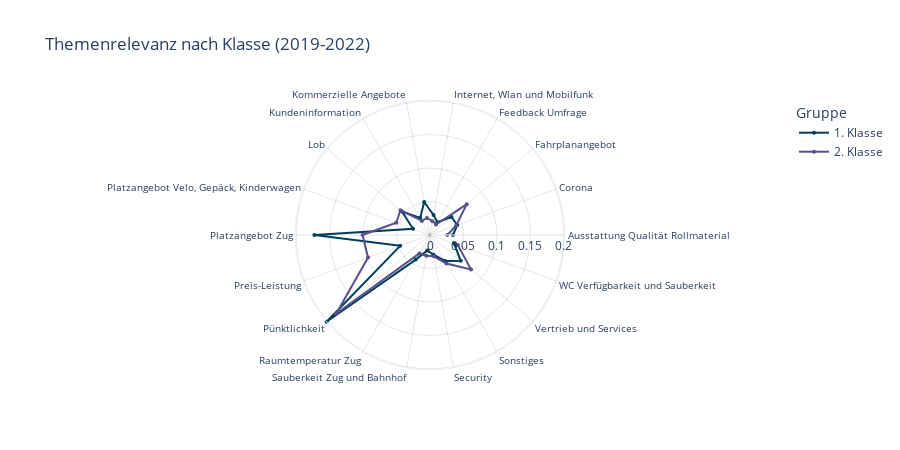

Notebook code cell kept with this figure:
### Code cell
create_grouped_radar(df_u_klassencode, x_col="CustomName", y_col="relative_count", color_col="u_klassencode", color_discrete_sequence=color_discrete_sequence, title="Themenrelevanz nach Klasse (2019-2022)", xaxis_title='', yaxis_title='Häufigkeit', legend_title='Gruppe', template=template)

### Figure 1 — Plotly figure (JSON) as saved in the notebook; plotly's stock layout.template omitted (floating-point values rounded to 4 significant figures)
{"data": [{"fill": "none", "line": {"color": "#003f5c"}, "marker": {"size": 4}, "name": "1. Klasse", "r": [0.03426, 0.04348, 0.04183, 0.02207, 0.03047, 0.05007, 0.02931, 0.05468, 0.02701, 0.1728, 0.04743, 0.2017, 0.04249, 0.02355, 0.02981, 0.0448, 0.05995, 0.03854], "showlegend": true, "theta": ["Ausstattung Qualität Rollmaterial", "Corona", "Fahrplanangebot", "Feedback Umfrage", "Internet, Wlan und Mobilfunk", "Kommerzielle Angebote", "Kundeninformation", "Lob", "Platzangebot Velo, Gepäck, Kinderwagen", "Platzangebot Zug", "Preis-Leistung", "Pünktlichkeit", "Raumtemperatur Zug", "Sauberkeit Zug und Bahnhof", "Security", "Sonstiges", "Vertrieb und Services", "WC Verfügbarkeit und Sauberkeit"], "type": "scatterpolar"}, {"fill": "none", "line": {"color": "#58508d"}, "marker": {"size": 4}, "name": "2. Klasse", "r": [0.02597, 0.04167, 0.07177, 0.01807, 0.02105, 0.02584, 0.02432, 0.05764, 0.05367, 0.1008, 0.09851, 0.1831, 0.03188, 0.03143, 0.03228, 0.04918, 0.08012, 0.04423], "showlegend": true, "theta": ["Ausstattung Qualität Rollmaterial", "Corona", "Fahrplanangebot", "Feedback Umfrage", "Internet, Wlan und Mobilfunk", "Kommerzielle Angebote", "Kundeninformation", "Lob", "Platzangebot Velo, Gepäck, Kinderwagen", "Platzangebot Zug", "Preis-Leistung", "Pünktlichkeit", "Raumtemperatur Zug", "Sauberkeit Zug und Bahnhof", "Security", "Sonstiges", "Vertrieb und Services", "WC Verfügbarkeit und Sauberkeit"], "type": "scatterpolar"}], "layout": {"height": 450, "legend": {"title": {"text": "Gruppe"}}, "polar": {"angularaxis": {"gridcolor": "rgba(0,0,0,0.1)", "showticklabels": true, "tickfont": {"size": 10}, "tickmode": "linear", "visible": true}, "radialaxis": {"gridcolor": "rgba(0,0,0,0.1)", "gridwidth": 1, "range": [0, 0.2017], "showgrid": true, "visible": true}}, "showlegend": true, "title": {"text": "Themenrelevanz nach Klasse (2019-2022)"}, "width": 900, "xaxis": {"title": {"text": ""}}, "yaxis": {"title": {"text": "Häufigkeit"}}}}
